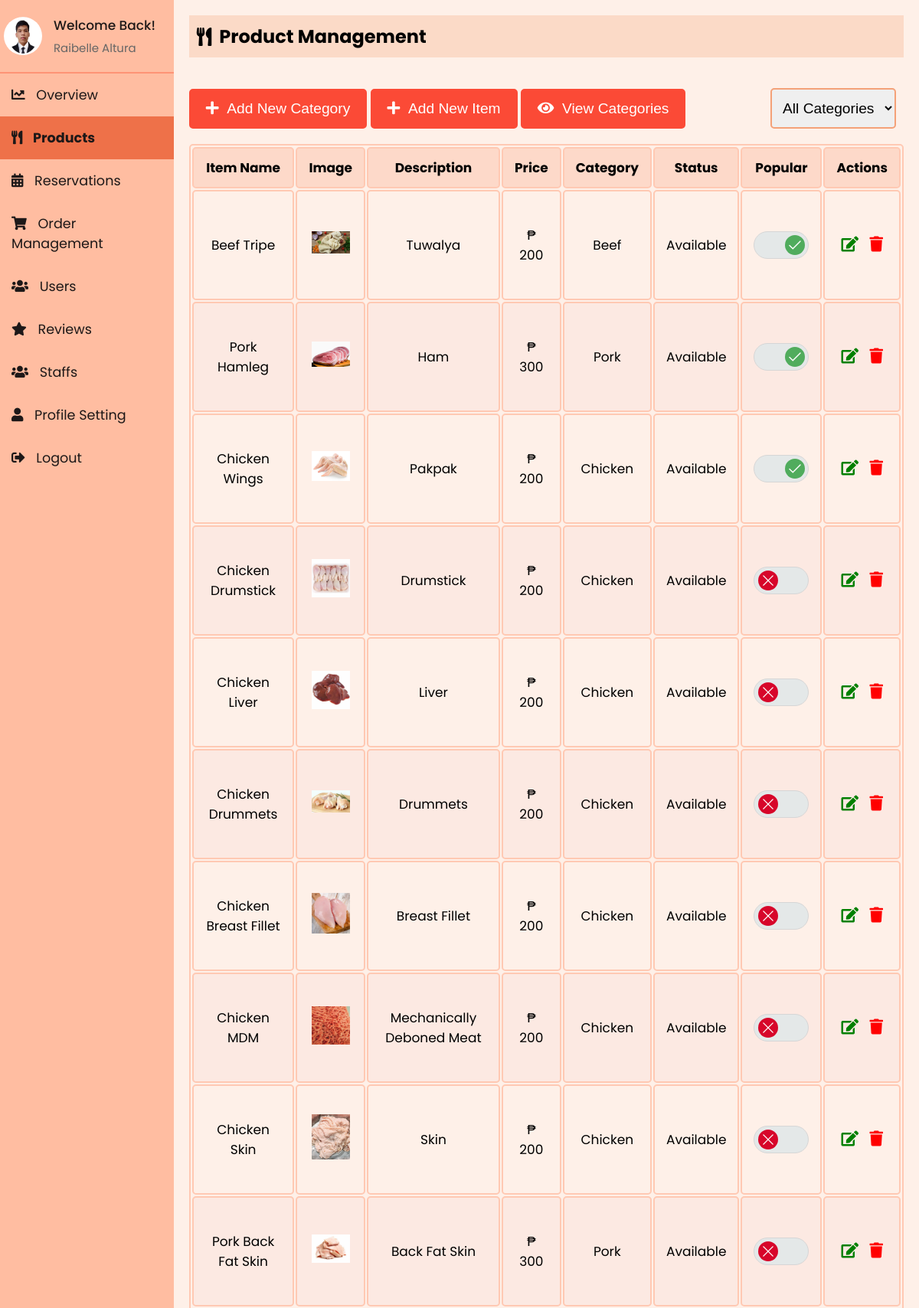
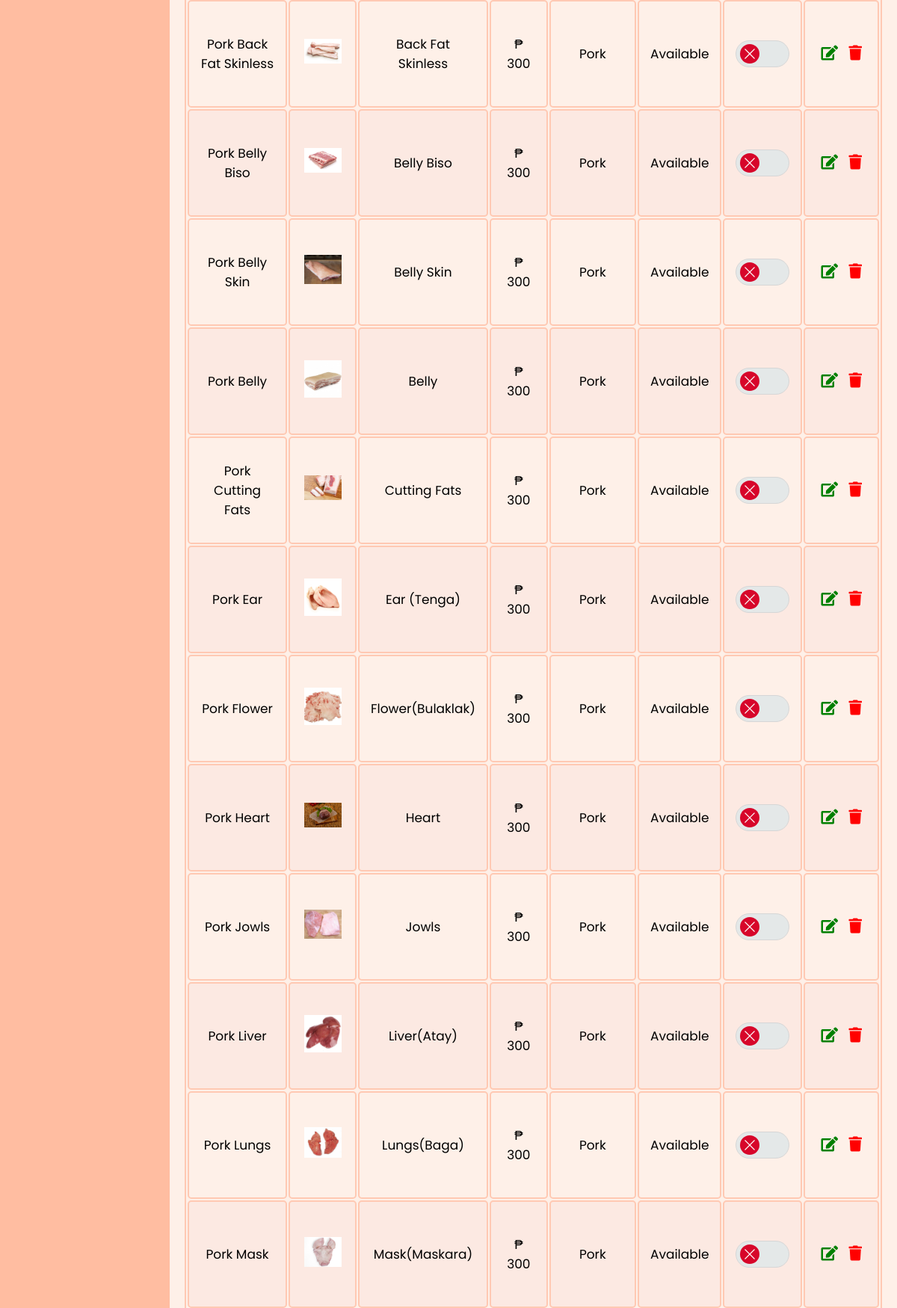
The page /admin/admin_menu.php (signed in, upper part) on the database its author committed (2 pictures, top to bottom).
### tables this page shows
CREATE TABLE `staff` (
  `id` int(11) NOT NULL,
  `firstName` varchar(50) NOT NULL,
  `lastName` varchar(50) NOT NULL,
  `email` varchar(100) NOT NULL,
  `contact` varchar(15) DEFAULT NULL,
  `role` enum('superadmin','admin','delivery boy','waiter') NOT NULL,
  `password` varchar(255) NOT NULL,
  `createdAt` timestamp NOT NULL DEFAULT current_timestamp(),
  `updatedAt` timestamp NOT NULL DEFAULT current_timestamp() ON UPDATE current_timestamp(),
  `profile_image` varchar(255) NOT NULL DEFAULT 'default.jpg'
);

CREATE TABLE `menuitem` (
  `itemId` int(11) NOT NULL,
  `itemName` varchar(255) NOT NULL,
  `catName` varchar(255) NOT NULL,
  `price` varchar(255) NOT NULL,
  `status` enum('Available','Unavailable','','') NOT NULL DEFAULT 'Available',
  `description` varchar(255) NOT NULL,
  `image` varchar(255) NOT NULL,
  `dateCreated` timestamp NOT NULL DEFAULT current_timestamp(),
  `updatedDate` datetime NOT NULL,
  `is_popular` tinyint(1) DEFAULT 0
);

### admin/sidebar.php (called while the page is built, shortened)
<?php
include 'db_connection.php';
$admin_email = isset($_SESSION['email']) ? $_SESSION['email'] : '';
function getAdminInfo($email)
{
  global $conn;
  $stmt = $conn->prepare("SELECT firstName, lastName, email, profile_image FROM staff WHERE email = ?");
  $stmt->bind_param("s", $email);
  $stmt->execute();
  $stmt->bind_result($firstName, $lastName, $email,  $profile_image);
  return [
    'firstName' => $firstName ?: '',
    'lastName' => $lastName ?: '',
    'email' => $email ?: '',
    'profile_image' => $profile_image ?: 'default.jpg'
  ];
}
$admin_info = getAdminInfo($admin_email);
?>

### admin/admin_menu.php (the view, shortened to what this page needs)
<?php
include 'db_connection.php';
?>
<?php
include 'sidebar.php';
?>
<!DOCTYPE html>
<html lang="en">
<head>
    <link rel="stylesheet" href="https://cdnjs.cloudflare.com/ajax/libs/font-awesome/5.15.3/css/all.min.css">
    <link rel="stylesheet" href="sidebar.css">
    <link rel="stylesheet" href="admin_menu.css">
</head>
<body>
    <div class="sidebar">
        <div class="profile-section">
            <img src="../uploads/<?php echo htmlspecialchars($admin_info['profile_image']); ?>" alt="Profile Picture">
            <div class="info">
                <h3>Welcome Back!</h3>
                <p><?php echo htmlspecialchars($admin_info['firstName']) . ' ' . htmlspecialchars($admin_info['lastName']); ?></p>
            </div>
        </div>
        <ul>
            <li><a href="index.php"><i class="fas fa-chart-line"></i> Overview</a></li>
            <li><a href="admin_menu.php" class="active"><i class="fas fa-utensils"></i> Products</a></li>
            <li><a href="reservations.php"><i class="fas fa-calendar-alt"></i> Reservations</a></li>
            <li><a href="admin_orders.php"><i class="fas fa-shopping-cart"></i> Order Management</a></li>
            <li><a href="users.php"><i class="fas fa-users"></i> Users</a></li>
            <li><a href="reviews.php"><i class="fas fa-star"></i> Reviews</a></li>
            <li><a href="staffs.php"><i class="fas fa-users"></i> Staffs</a></li>
            <li><a href="profile.php"><i class="fas fa-user"></i> Profile Setting</a></li>
            <li><a href="logout.php"><i class="fas fa-sign-out-alt"></i> Logout</a></li>
        </ul>
    </div>
    <div class="content">
        <div class="header">
            <h2><i class="fas fa-utensils"></i> Product Management</h2>
        </div>
        <div class="modal-row">
            <div>
                <button onclick="openModal()"><i class="fas fa-plus"></i> &nbsp;Add New Category</button>
                <button onclick="openItemModal()"> <i class="fas fa-plus"></i> &nbsp;Add New Item</button>
                <button onclick="openViewCategoryModal()"> <i class="fas fa-eye"></i> &nbsp;View Categories</button>
            </div>
            <div class="search-bar ">
                <select id="categoryFilter" onchange="filterCategories()">
                    <option value="">All Categories</option>
                </select>
            </div>
        </div>
        <table id="menuTable">
            <thead>
                <tr>
                    <th>Item Name</th>
                    <th>Image</th>
                    <th>Description</th>
                    <th>Price</th>
                    <th>Category</th>
                    <th>Status</th>
                    <th>Popular</th>
                    <th>Actions</th>
                </tr>
            </thead>
            <tbody>
                <?php
                include 'db_connection.php';
                $sql = "SELECT * FROM menuitem";
                $result = mysqli_query($conn, $sql);
                if (mysqli_num_rows($result) > 0) {
                    while ($row = mysqli_fetch_assoc($result)) {
                        $isPopularChecked = $row['is_popular'] ? 'checked' : '';
                        echo "<tr data-category='{$row['catName']}'>
                <td>{$row['itemName']}</td>
                <td><img src='../uploads/{$row['image']}' alt='{$row['itemName']}' width='50'></td>
                <td>{$row['description']}</td>
                <td>₱ {$row['price']}</td>
                <td>{$row['catName']}</td>
                <td>{$row['status']}</td>
                <td>
                    <div class='toggler'>
                        <input id='toggler-{$row['itemId']}' name='toggler-{$row['itemId']}' type='checkbox' value='1' $isPopularChecked onchange='togglePopular({$row['itemId']}, this)'>
                        <label for='toggler-{$row['itemId']}'>
                            <svg class='toggler-on' version='1.1' xmlns='http://www.w3.org/2000/svg' viewBox='0 0 130.2 130.2'>
                                <polyline class='path check' points='100.2,40.2 51.5,88.8 29.8,67.5'></polyline>
                            </svg>
                            <svg class='toggler-off' version='1.1' xmlns='http://www.w3.org/2000/svg' viewBox='0 0 130.2 130.2'>
                                <line class='path line' x1='34.4' y1='34.4' x2='95.8' y2='95.8'></line>
                                <line class='path line' x1='95.8' y1='34.4' x2='34.4' y2='95.8'></line>
                            </svg>
                        </label>
                    </div>
                </td>
                <td>
                    <button id='editbtn' onclick='openEditItemModal(this)' data-itemid='{$row['itemId']}' data-itemname='{$row['itemName']}' data-description='{$row['description']}' data-price='{$row['price']}' data-image='{$row['image']}' data-category='{$row['catName']}' data-status='{$row['status']}'><i class='fas fa-edit'></i></button>
                    <button id='deletebtn'  onclick=\"deleteItem('" . $row["itemId"] . "')\"><i class='fas fa-trash'></i></button>
                </td>
              </tr>";
                    }
                } else {
                    echo "<tr><td colspan='8' style='text-align: center;'>No menu items found</td></tr>";
                }
                ?>
            </tbody>
        </table>
    </div>
</body>
</html>

### admin/sidebar.css (style rules this page uses)
* { margin: 0; padding: 0; box-sizing: border-box; }
body { background: #fef0e8; font-family: "Poppins", sans-serif; display: flex; flex-direction: row; margin: 0; }
.sidebar { width: 250px; background-color: #ffbda1; color: #1d1818; overflow: auto; position: relative; min-height: 100vh; font-size: 1.1rem }
.sidebar ul li a { display: block; padding: 15px; text-decoration: none; color: #1d1818; transition: background-color 0.3s; }
.sidebar ul li a.active { background-color:#ee7149; font-weight: bold; }
.sidebar ul li a i { margin-right: 10px; }
.sidebar ul { list-style-type: none; padding: 0; }
.content { flex: 1; padding: 20px; }
.header { padding: 10px; background-color: #fbdac7; margin-bottom: 20px; display: flex; align-items: center; }
.header h2 { display: flex; align-items: center; }
.header h2 i { margin-right: 10px; }
.profile-section { padding: 20px 5px 20px 5px; display: flex; align-items: center; border-bottom: 2px solid rgba(253, 108, 77, 0.5); }
.profile-section img { width: 50px; height: 50px; border-radius: 50%; margin-right: 15px; }
.profile-section .info { flex-grow: 1; }
.profile-section .info h3 { margin: 0; font-size: 17px; font-weight: 500; }
.profile-section .info p { margin: 5px 0 0; font-size: 15px; color: #666; }
.sidebar ul li a.active { font-weight: bold; }

### admin/admin_menu.css (style rules this page uses)
* { margin: 0; padding: 0; }
body { background: #fef0e8; font-family: "Poppins", sans-serif; margin: 0; }
.content { flex: 1; padding: 20px; margin-bottom: 40px; }
table { width: 100%; border: 2px solid #ffc9b3; font-size: 17px; text-align: center; cursor: pointer; border-radius: 5px; }
table th, table td { padding: 12px 15px; border: 2px solid #ffc9b3; border-radius: 5px; }
table th { background-color: #fdd9c9; }
table tr:nth-of-type(even) { background-color: #fce9e2; }
.header { padding: 10px; background-color: #fbdac7; margin-bottom: 20px; display: flex; align-items: center; }
.modal-row { margin: 40px 0 20px 0; display: flex; align-items: center; justify-content: space-between; }
#editbtn, #deletebtn { font-size: 20px; background: none; border: none; padding: 0 0 0 0; outline: none; cursor: pointer; padding: 0 5px 0 5px; }
#editbtn { color: green; }
#deletebtn { color: red; }
.search-bar select, .search-bar button { padding: 13px 10px; margin-right: 10px; font-size: 1.2rem; border-radius: 5px; border: 2px solid #f4a178; cursor: pointer; outline: none; }
button { background-color: #fb4a36; color: white; border: 2px solid #fb4a36; padding: 13px 20px; cursor: pointer; border-radius: 5px; transition: all 0.3s ease; font-size: 1.2rem; }
.toggler { width: 72px; margin: 40px auto; }
.toggler label { display: block; position: relative; width: 72px; height: 36px; border: 1px solid #d6d6d6; border-radius: 36px; background: #e4e8e8; cursor: pointer; }
.toggler label::after { display: block; border-radius: 100%; background-color: #d7062a; content: ''; animation-name: toggler-size; animation-duration: 0.15s; animation-timing-function: ease-out; animation-direction: forwards; animation-iteration-count: 1; animation-play-state: running; }
.toggler label::after, .toggler label .toggler-on, .toggler label .toggler-off { position: absolute; top: 50%; left: 25%; width: 26px; height: 26px; transform: translateY(-50%) translateX(-50%); transition: left 0.15s ease-in-out, background-color 0.2s ease-out, width 0.15s ease-in-out, height 0.15s ease-in-out, opacity 0.15s ease-in-out; }
.toggler input:checked+label::after, .toggler input:checked+label .toggler-on, .toggler input:checked+label .toggler-off { left: 75%; }
.toggler input:checked+label::after { background-color: #50ac5d; animation-name: toggler-size2; }
.toggler .toggler-on, .toggler .toggler-off { opacity: 1; z-index: 2; }

### rows shown on the page
staff: profile_image (picture), firstName "Raibelle", lastName "Altura"
menuitem: itemName "Beef Tripe", image+itemName (picture), description "Tuwalya", price "200", catName "Beef", status "Available"
menuitem: itemName "Pork Hamleg", image (picture), description "Ham", price "300", catName "Pork", status "Available"
menuitem: itemName "Chicken Wings", image+itemName (picture), description "Pakpak", price "200", catName "Chicken", status "Available"
menuitem: itemName "Chicken Drumstick", image+itemName (picture), description "Drumstick", price "200", catName "Chicken", status "Available"
menuitem: itemName "Chicken Liver", image+itemName (picture), description "Liver", price "200", catName "Chicken", status "Available"
menuitem: itemName "Chicken Drummets", image (picture), description "Drummets", price "200", catName "Chicken", status "Available"
menuitem: itemName "Chicken Breast Fillet", image+itemName (picture), description "Breast Fillet", price "200", catName "Chicken", status "Available"
menuitem: itemName "Chicken MDM", image (picture), description "Mechanically Deboned Meat", price "200", catName "Chicken", status "Available"
menuitem: itemName "Chicken Skin", image+itemName (picture), description "Skin", price "200", catName "Chicken", status "Available"
menuitem: itemName "Pork Back Fat Skin", image (picture), description "Back Fat Skin", price "300", catName "Pork", status "Available"
menuitem: itemName "Pork Back Fat Skinless", image (picture), description "Back Fat Skinless", price "300", catName "Pork", status "Available"
menuitem: itemName "Pork Belly Biso", image+itemName (picture), description "Belly Biso", price "300", catName "Pork", status "Available"
menuitem: itemName "Pork Belly Skin", image+itemName (picture), description "Belly Skin", price "300", catName "Pork", status "Available"
menuitem: itemName "Pork Belly", image+itemName (picture), description "Belly", price "300", catName "Pork", status "Available"
menuitem: itemName "Pork Cutting Fats", image+itemName (picture), description "Cutting Fats", price "300", catName "Pork", status "Available"
menuitem: itemName "Pork Ear", image+itemName (picture), description "Ear (Tenga)", price "300", catName "Pork", status "Available"
menuitem: itemName "Pork Flower", image (picture), description "Flower(Bulaklak)", price "300", catName "Pork", status "Available"
menuitem: itemName "Pork Heart", image+itemName (picture), description "Heart", price "300", catName "Pork", status "Available"
menuitem: itemName "Pork Jowls", image (picture), description "Jowls", price "300", catName "Pork", status "Available"
menuitem: itemName "Pork Liver", image+itemName (picture), description "Liver(Atay)", price "300", catName "Pork", status "Available"
menuitem: itemName "Pork Lungs", image+itemName (picture), description "Lungs(Baga)", price "300", catName "Pork", status "Available"
menuitem: itemName "Pork Mask", image+itemName (picture), description "Mask(Maskara)", price "300", catName "Pork", status "Available"
